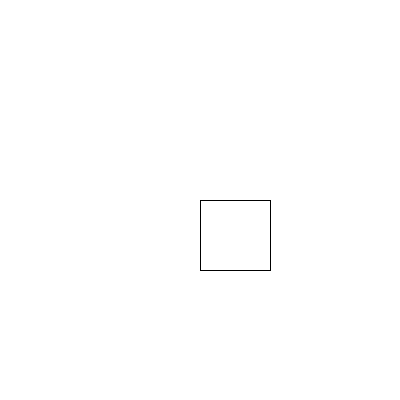
Frame 1 (no input)
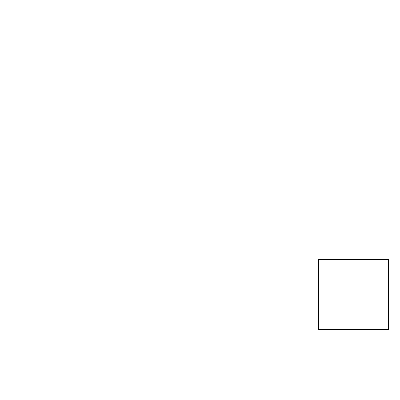
Frame 60 (the mouse pressed at the canvas centre just before this capture)
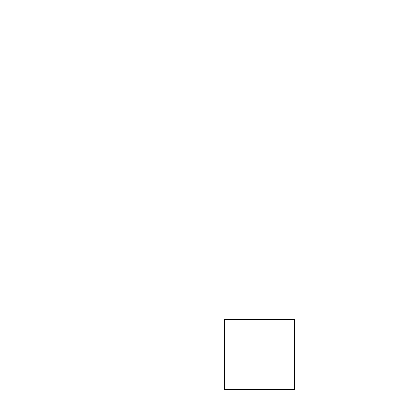
Frame 120 (the mouse held since frame 60 and released just before this capture)

The Processing sketch that drew these frames (run headless with seeded random() and noise(); from frame 60 on, the mouse is pressed at the canvas centre):

// Processing sketch: code1105
// ── code1105.pde
// Single rect with boundary collision detection
float speedX, speedY;
float x, y, w, h;

void setup(){
  size(400, 400);
  x=width/2;
  y=height/2;
  w=70;
  h=w;
  speedX = 2;
  speedY = 1;
}

void draw(){
  background(255);
  rect(x, y, w, h);
  x+=speedX;
  y+=speedY;

  // Check display window edge collisions
  if (x > width-w){
    x = width-w;
    speedX*=-1;
  } 
  else if (x < 0){
    x = 0;
    speedX*=-1;
  } 
  else if (y > height-h){
    y = height-h;
    speedY*=-1;
  } 
  else if (y < 0){
    y  = 0;
    speedY *=-1;
  }
}
